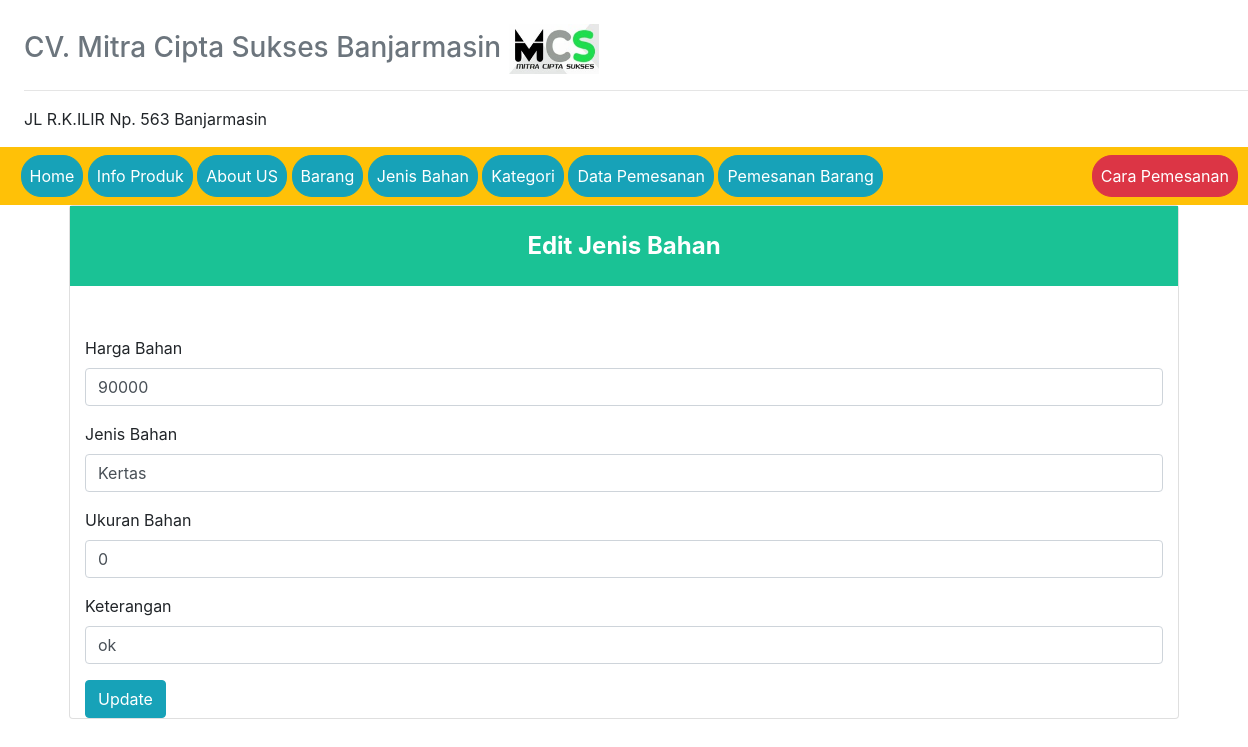
The app's page /?view=edit-jenis-bahan&id_bahan=3 (signed in), older data.
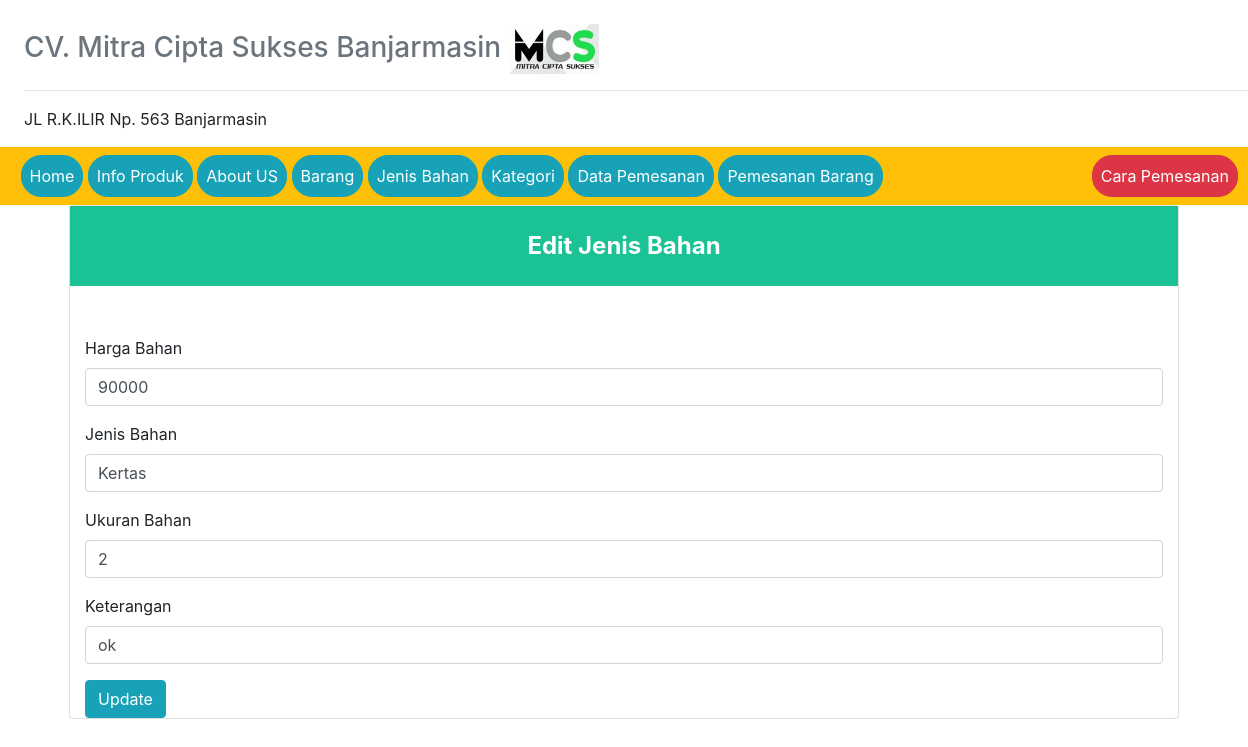
The same page, newer data.
### tables this page shows
CREATE TABLE `jenis_bahan` (
  `kode_jenis_bahan` int(50) NOT NULL,
  `harga_bahan` int(25) NOT NULL,
  `jenis_bahan` varchar(50) NOT NULL,
  `ketarangan` varchar(255) NOT NULL,
  `ukuran_bahan` int(10) NOT NULL
);

### models/admin.php (called while the page is built, shortened)
<?php
class Admin
{
  private $mysqli;
  function __construct($mysqli)
  {
    $this->mysqli = $mysqli;
  }
  public function editBahan($id_bahan)
  {
    $db = $this->mysqli->conn;
    $sql = " SELECT * FROM jenis_bahan WHERE kode_jenis_bahan = '$id_bahan' ";
    $query = $db->query($sql);
    return $query;
  }
}
?>

### view/edit-jenis-bahan.php (the view, shortened to what this page needs)
<?php
$id_bahan = @$_GET['id_bahan'];
$edit = $objAdmin->editBahan($id_bahan)->fetch_object();
 ?>
 <div class="card">
  <div class="panel-heading" style="background-color:#1ac295; text-align:center; height:80px; line-height:80px;color:white;font-weight:bold;font-size:24px;">
    <div class="panel-title">Edit Jenis Bahan</div>
  </div>
  <div id="signupbox" style=" margin-top:50px" class="mainbox col-md-12 col-md-offset-3 col-sm-8 col-sm-offset-2">
            <div class="panel panel-info">
            <div class="panel-body" >
              <form action="" method="post">
                <div class="form-group">
                  <label for="exampleFormControlInput1">Harga Bahan</label>
                  <input type="text" class="form-control" id="exampleFormControlInput1" name="harga" value="<?=$edit->harga_bahan ?>">
                </div>
                <div class="form-group">
                  <label for="exampleFormControlInput1">Jenis Bahan</label>
                  <input type="text" class="form-control" id="exampleFormControlInput1" name="jenis" value="<?=$edit->jenis_bahan ?>">
                </div>
                <div class="form-group">
                  <label for="exampleFormControlInput1">Ukuran Bahan</label>
                  <input type="text" class="form-control" id="exampleFormControlInput1" name="ukuran" value="<?=$edit->ukuran_bahan ?>">
                </div>
                <div class="form-group">
                  <label for="exampleFormControlInput1">Keterangan</label>
                  <input type="text" class="form-control" id="exampleFormControlInput1" name="keterangan" value="<?=$edit->ketarangan ?>">
                </div>
                <button type="submit" class="btn btn-info" name="update">Update</button>
              </form>
            </div>
        </div>
    </div>
</div>
</div>

Row changes from the older to the newer data that the page shows:
changed jenis_bahan "Kertas": ukuran "0" → "2"
